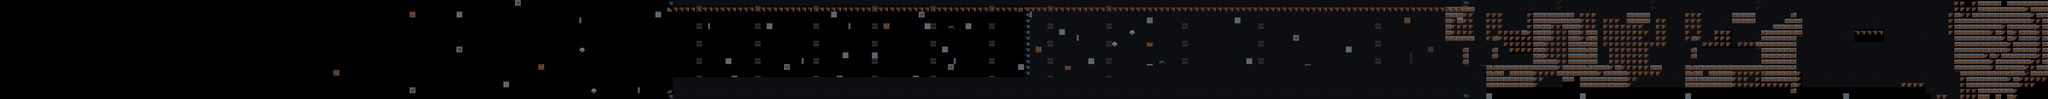

Rendered tile map (Tiled .tmx) drawn with the repository's tilesets; below, a short description and the map source with its tile grids summarised:
An orthogonal 350x17 tile map with 64x64 px tiles, 5 tile layers (muros-cueva, asteroides, metal_base, Columnas, ...) and 816 objects.

<map version="1.8" tiledversion="1.8.4" orientation="orthogonal" renderorder="right-down" width="350" height="17" tilewidth="64" tileheight="64" infinite="0" nextlayerid="17" nextobjectid="1426">
 <tileset firstgid="1" source="TileSet.tsx" />
 <layer id="13" name="muros-cueva" width="350" height="17" tintcolor="#535353">
  <data>[5950 cells, 2408 non-empty, 8 distinct tile ids]</data>
 </layer>
 <layer id="9" name="asteroides" width="350" height="17" tintcolor="#868587">
  <data>[5950 cells, 57 non-empty, 12 distinct tile ids]</data>
 </layer>
 <layer id="12" name="metal_base" width="350" height="17">
  <data>[5950 cells, 537 non-empty, 5 distinct tile ids]</data>
 </layer>
 <layer id="6" name="Columnas" width="350" height="17" tintcolor="#828282">
  <data>[5950 cells, 73 non-empty, 6 distinct tile ids]</data>
 </layer>
 <layer id="1" name="cueva" width="350" height="17">
  <data>[5950 cells, 660 non-empty, 9 distinct tile ids]</data>
 </layer>
 <objectgroup id="11" name="muros base">
  <object id="18" gid="2" x="12449.3" y="987.667" width="64" height="66" />
  <object id="26" gid="15" x="15938" y="315" width="62" height="52" />
  <object id="31" gid="17" x="16031.7" y="1086" width="55" height="64" />
  <object id="32" gid="17" x="16031.7" y="1020.67" width="55" height="64" />
  <object id="33" gid="18" x="16037" y="956.333" width="50" height="41" />
  <object id="34" gid="16" x="16084.3" y="961" width="64" height="46" />
  <object id="35" gid="16" x="16147" y="961" width="64" height="46" />
  <object id="36" gid="17" x="16033.3" y="1065.33" width="55" height="64" />
  <object id="37" gid="1" x="16080.7" y="1022.67" width="64" height="64" />
  <object id="49" gid="1" x="16084.7" y="1023.33" width="64" height="64" rotation="90" />
  <object id="50" gid="1" x="16145" y="1024.33" width="64" height="64" rotation="90" />
  <object id="51" gid="1" x="16144.7" y="961.333" width="64" height="64" rotation="90" />
  <object id="52" gid="24" x="16209" y="961.5" width="64" height="53" />
  <object id="53" gid="25" x="16256" y="960" width="64" height="53" />
  <object id="54" gid="25" x="16320" y="960" width="64" height="53" />
  <object id="55" gid="25" x="16384" y="960" width="64" height="53" />
  <object id="56" gid="25" x="16448" y="960" width="64" height="53" />
  <object id="58" gid="30" x="16510.5" y="973.5" width="64" height="64" />
  <object id="59" gid="30" x="16574.5" y="973.5" width="64" height="64" />
  <object id="60" gid="25" x="16640" y="960" width="64" height="53" />
  <object id="61" gid="25" x="16704" y="960" width="64" height="53" />
  <object id="62" gid="31" x="16512" y="1036.5" width="64" height="64" />
  <object id="63" gid="31" x="16448.5" y="1037" width="64" height="64" />
  <object id="64" gid="31" x="16448.5" y="1011.5" width="64" height="64" />
  <object id="65" gid="31" x="16256" y="1088" width="64" height="64" />
  <object id="66" gid="31" x="16320" y="1088" width="64" height="64" />
  <object id="67" gid="31" x="16384" y="1088" width="64" height="64" />
  <object id="68" gid="1" x="16192" y="1088" width="64" height="64" />
  <object id="69" gid="1" x="16192" y="1024" width="64" height="64" />
  <object id="70" gid="1" x="16384" y="1024" width="64" height="64" />
  <object id="71" gid="1" x="16320" y="1024" width="64" height="64" />
  <object id="72" gid="1" x="16256" y="1024" width="64" height="64" />
  <object id="74" gid="15" x="16256" y="1088" width="62" height="52" />
  <object id="75" gid="26" x="16768" y="960" width="64" height="64" />
  <object id="76" gid="27" x="16810" y="896.5" width="22" height="64" />
  <object id="77" gid="28" x="16830" y="896.5" width="64" height="64" />
  <object id="78" gid="28" x="16896" y="896" width="64" height="64" />
  <object id="79" gid="30" x="16960" y="896" width="64" height="64" />
  <object id="80" gid="7" x="16896" y="960" width="64" height="64" />
  <object id="81" gid="7" x="16832" y="960" width="64" height="64" />
  <object id="82" gid="7" x="16832" y="1088" width="64" height="64" />
  <object id="85" gid="7" x="16896" y="1024" width="64" height="64" />
  <object id="86" gid="7" x="16832" y="1024" width="64" height="64" />
  <object id="87" gid="7" x="16896" y="1088" width="64" height="64" />
  <object id="88" gid="7" x="16960" y="1088" width="64" height="64" />
  <object id="89" gid="7" x="16960" y="1024" width="64" height="64" />
  <object id="90" gid="7" x="16960" y="960" width="64" height="64" />
  <object id="91" gid="9" x="16896" y="1024" width="64" height="64" />
  <object id="92" gid="9" x="16960" y="1024" width="64" height="64" />
  <object id="93" gid="9" x="16832" y="1024" width="64" height="64" />
  <object id="94" gid="1" x="16768" y="1088" width="64" height="64" />
  </objectgroup>
 <objectgroup id="15" name="muro inv">
  <!-- 105 objects omitted --></objectgroup>
</map>
<!-- 765 of 816 objects omitted -->
